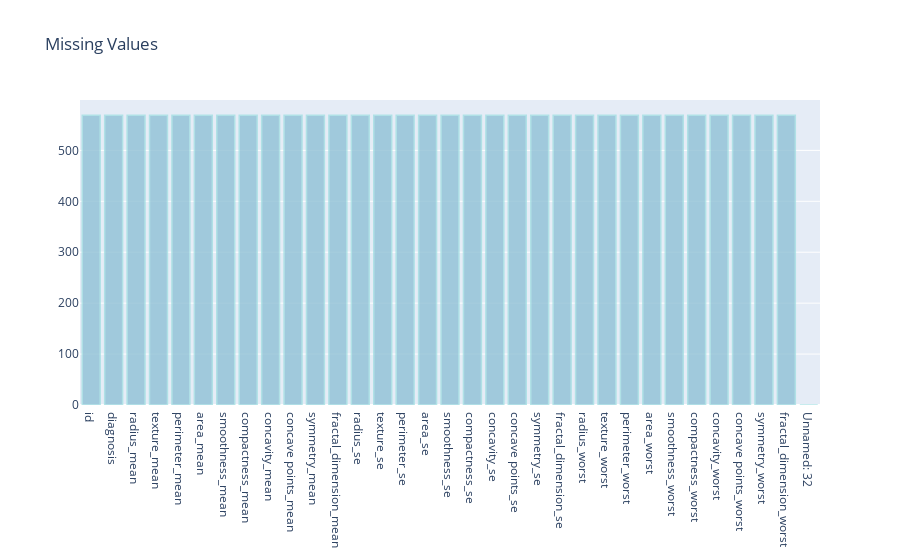

Notebook source saved alongside this figure:
### Code cell
#Daha iyi incelemek adına tüm datasetin sütun grafiğini oluşturyoruz
null_feat = pd.DataFrame(len(data['id']) - data.isnull().sum(), columns = ['Count'])

trace = go.Bar(x = null_feat.index, y = null_feat['Count'] ,opacity = 0.8, marker=dict(color = '#90c1d6',
        line=dict(color='#a3dfe3',width=1.5)))

layout = dict(title =  "Missing Values")

fig = dict(data = [trace], layout=layout)
py.iplot(fig)

### Figure 1 — Plotly figure (JSON) as saved in the notebook; plotly's stock layout.template omitted (floating-point values rounded to 4 significant figures)
{"data": [{"marker": {"color": "#90c1d6", "line": {"color": "#a3dfe3", "width": 1.5}}, "opacity": 0.8, "type": "bar", "x": ["id", "diagnosis", "radius_mean", "texture_mean", "perimeter_mean", "area_mean", "smoothness_mean", "compactness_mean", "concavity_mean", "concave points_mean", "symmetry_mean", "fractal_dimension_mean", "radius_se", "texture_se", "perimeter_se", "area_se", "smoothness_se", "compactness_se", "concavity_se", "concave points_se", "symmetry_se", "fractal_dimension_se", "radius_worst", "texture_worst", "perimeter_worst", "area_worst", "smoothness_worst", "compactness_worst", "concavity_worst", "concave points_worst", "symmetry_worst", "fractal_dimension_worst", "Unnamed: 32"], "y": [569, 569, 569, 569, 569, 569, 569, 569, 569, 569, 569, 569, 569, 569, 569, 569, 569, 569, 569, 569, 569, 569, 569, 569, 569, 569, 569, 569, 569, 569, 569, 569, 0]}], "layout": {"title": {"text": "Missing Values"}}}
